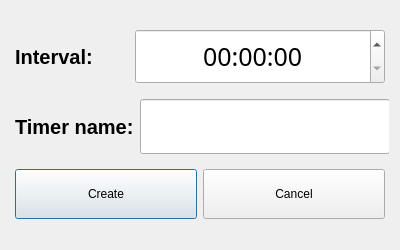
<?xml version="1.0" encoding="UTF-8"?>
<ui version="4.0">
 <class>addTimerDialog</class>
 <widget class="QDialog" name="addTimerDialog">
  <property name="geometry">
   <rect>
    <x>0</x>
    <y>0</y>
    <width>400</width>
    <height>250</height>
   </rect>
  </property>
  <property name="minimumSize">
   <size>
    <width>400</width>
    <height>150</height>
   </size>
  </property>
  <property name="maximumSize">
   <size>
    <width>400</width>
    <height>300</height>
   </size>
  </property>
  <property name="windowTitle">
   <string>Add new timer</string>
  </property>
  <property name="windowIcon">
   <iconset resource="resources.qrc">
    <normaloff>:/icons/add-icon.png</normaloff>:/icons/add-icon.png</iconset>
  </property>
  <layout class="QGridLayout" name="gridLayout_2">
   <item row="0" column="0">
    <widget class="QWidget" name="DialogGrid" native="true">
     <property name="styleSheet">
      <string notr="true"/>
     </property>
     <layout class="QGridLayout" name="gridLayout">
      <property name="leftMargin">
       <number>4</number>
      </property>
      <property name="rightMargin">
       <number>4</number>
      </property>
      <item row="0" column="0">
       <layout class="QHBoxLayout" name="horizontalLayout_2">
        <item>
         <widget class="QLabel" name="label">
          <property name="font">
           <font>
            <pointsize>15</pointsize>
            <weight>75</weight>
            <italic>false</italic>
            <bold>true</bold>
           </font>
          </property>
          <property name="text">
           <string>Interval:</string>
          </property>
         </widget>
        </item>
        <item>
         <widget class="QTimeEdit" name="interval">
          <property name="minimumSize">
           <size>
            <width>250</width>
            <height>55</height>
           </size>
          </property>
          <property name="maximumSize">
           <size>
            <width>250</width>
            <height>55</height>
           </size>
          </property>
          <property name="font">
           <font>
            <family>12</family>
            <pointsize>19</pointsize>
            <weight>50</weight>
            <italic>false</italic>
            <bold>false</bold>
           </font>
          </property>
          <property name="focusPolicy">
           <enum>Qt::StrongFocus</enum>
          </property>
          <property name="wrapping">
           <bool>false</bool>
          </property>
          <property name="alignment">
           <set>Qt::AlignCenter</set>
          </property>
          <property name="accelerated">
           <bool>false</bool>
          </property>
          <property name="displayFormat">
           <string>HH:mm:ss</string>
          </property>
         </widget>
        </item>
       </layout>
      </item>
      <item row="1" column="0">
       <layout class="QHBoxLayout" name="horizontalLayout_3">
        <item>
         <widget class="QLabel" name="label_2">
          <property name="font">
           <font>
            <pointsize>15</pointsize>
            <weight>75</weight>
            <italic>false</italic>
            <bold>true</bold>
           </font>
          </property>
          <property name="text">
           <string>Timer name:</string>
          </property>
         </widget>
        </item>
        <item>
         <widget class="QLineEdit" name="timerName">
          <property name="minimumSize">
           <size>
            <width>250</width>
            <height>55</height>
           </size>
          </property>
          <property name="maximumSize">
           <size>
            <width>250</width>
            <height>55</height>
           </size>
          </property>
          <property name="font">
           <font>
            <pointsize>16</pointsize>
            <weight>75</weight>
            <bold>true</bold>
           </font>
          </property>
          <property name="maxLength">
           <number>25</number>
          </property>
          <property name="alignment">
           <set>Qt::AlignCenter</set>
          </property>
         </widget>
        </item>
       </layout>
      </item>
      <item row="2" column="0">
       <layout class="QHBoxLayout" name="horizontalLayout">
        <item>
         <widget class="QPushButton" name="createButton">
          <property name="minimumSize">
           <size>
            <width>0</width>
            <height>50</height>
           </size>
          </property>
          <property name="maximumSize">
           <size>
            <width>16777215</width>
            <height>50</height>
           </size>
          </property>
          <property name="text">
           <string>Create</string>
          </property>
         </widget>
        </item>
        <item>
         <widget class="QPushButton" name="cancelButton">
          <property name="minimumSize">
           <size>
            <width>0</width>
            <height>50</height>
           </size>
          </property>
          <property name="maximumSize">
           <size>
            <width>16777215</width>
            <height>50</height>
           </size>
          </property>
          <property name="text">
           <string>Cancel</string>
          </property>
         </widget>
        </item>
       </layout>
      </item>
     </layout>
    </widget>
   </item>
  </layout>
 </widget>
 <resources>
  <include location="resources.qrc"/>
 </resources>
 <connections/>
</ui>
